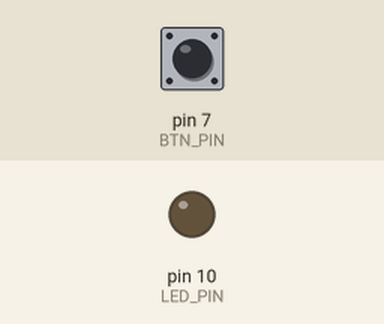
Recording of a sketch running on a simulated Arduino Uno, built with avr-gcc and run on an emulated ATmega328P. On the bench: output pins drawn as LEDs (lit = HIGH). The inputs (shaded band) are chosen by the test bench; at power-on: pin 7 (BTN_PIN) LOW.

Above: at 1.2 s.
1.3 s: pin 7 (BTN_PIN) pulled HIGH for 0.15 s
At 2.1 s:
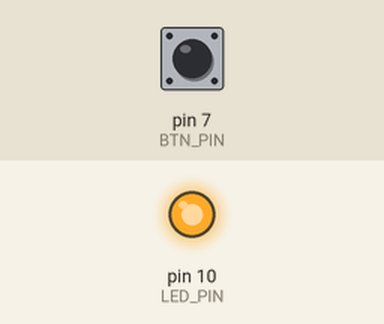
2.9 s: pin 7 (BTN_PIN) pulled HIGH for 1 s
At 3.3 s:
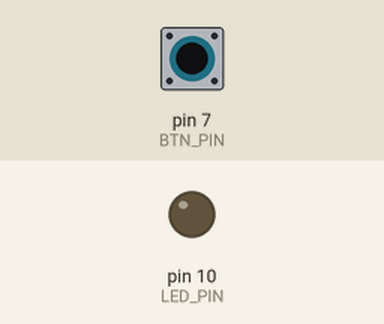
5.4 s: pin 7 (BTN_PIN) pulled HIGH for 3.2 s
At 6.4 s:
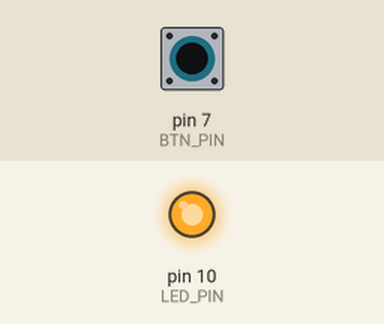
Timing chart, 0 to 8.4 s (numbered marks = the images above; inputs shaded):
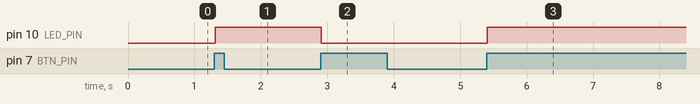

Measured:
- after the input at 1.3 s, pin 10 (LED_PIN): LOW → HIGH at once
- after the input at 2.9 s, pin 10 (LED_PIN): HIGH → LOW at once
- after the input at 5.4 s, pin 10 (LED_PIN): LOW → HIGH at once

The sketch:

ButtonControlledLED.ino
```cpp
// 按键控制LED灯
const uint8_t LED_PIN = 10;
const uint8_t BTN_PIN = 7;

uint8_t BTNVal = LOW;
uint8_t BTNValLast = LOW;
uint8_t LEDState = LOW;

void setup() {
    pinMode(LED_PIN, OUTPUT);
    pinMode(BTN_PIN, INPUT);
}

void loop() {
    BTNVal = digitalRead(BTN_PIN);

    if (BTNValLast == LOW && BTNVal == HIGH) {
        LEDState = !LEDState;
        delay(10);
        }

    BTNValLast = BTNVal;
    digitalWrite(LED_PIN, LEDState);
}
```
